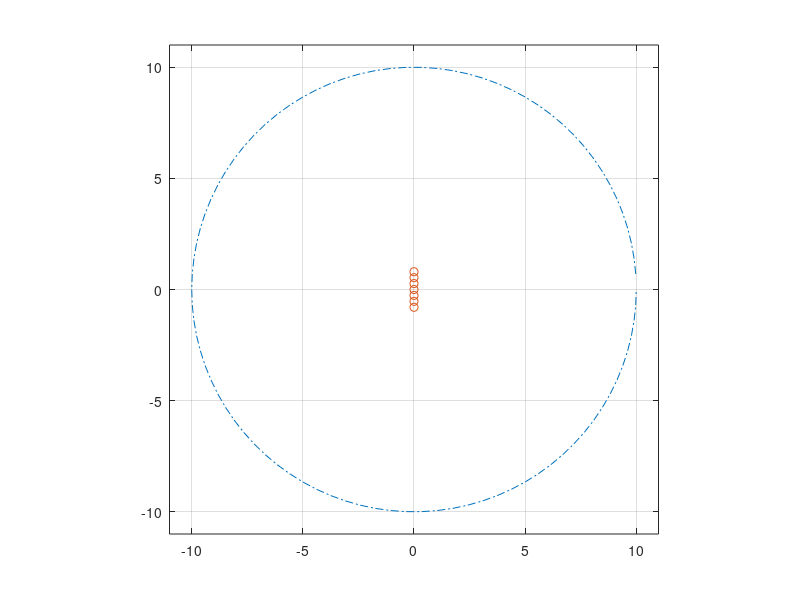

The MATLAB source for this figure: (Note: this script raises an error after producing the figure.)
clear all;
close all; 
clc;
%% const
Pa=1;
r=10;
ro=1.206;
c=340;
fs=48000;
tau=round(r*fs/c);
udeok=360;
x=zeros(udeok,2*tau);
bbbb=404;
gggg=2019;
M=3+mod(bbbb,8);
D=2-mod(bbbb,10)/10;
if M==1
    d=0;
else
    d=D/(M-1);
end
%% tacka 5
t=2*pi/90:2*pi/90:2*pi;
xizv=zeros(1,M);
yizv=(((1-M)/2):((M-1)/2))*d;
figure, plot(10*cos(t),10*sin(t),"-.", xizv, yizv, "o"), grid on, xlim([-11 11]), ylim([-11 11]), axis square
%% tacka 3 i 6
U=1+mod(bbbb,4);
p=zeros(udeok,M);
Teta=0:(2*pi/udeok):2*pi*(udeok-1)/udeok;
switch U
    case 1
        koef=ones(1,udeok);
    case 2
        koef=cos(Teta);
    case 3
        koef=(1+cos(Teta))/2;
    case 4
        koef=(1+3*cos(Teta))/4;
end
f=gggg*3-bbbb*8;
%% tacka 7.1
flo = 88.388;
freq=[];
while flo<=12000
    freq(end+1)=flo;
    flo=flo*2;
end
%% signaljenje
for i=1:udeok
    for j=1:M
        xkord=r*cos(Teta(i));
        ykord=r*sin(Teta(i))-(j-(M+1)/2)*d;
        R=sqrt(xkord^2 + ykord^2);
            x(i,round(R*fs/c))=x(i,round(R*fs/c))+sqrt(ro*c*Pa/(4*pi))*abs(koef(i)/R);
    end
    X(i,:)=fft(x(i,:));
end
%% tacka 7.2
figure, mmpolar(Teta,20*log10(X(:,round(2*f*tau/fs))./max(abs(X(:,round(2*f*tau/fs))))),'TTickDelta',30','RLimit',[0 -15],'TLimit',[-pi pi]),hold on
%% oktavni spekt
Y=zeros(length(freq)-1,height(X));
for i=1:height(X)
    for j=1:length(freq)-1
        Y(j,i)= sum(abs(X(i,round(2*freq(j)*tau/fs):round(2*freq(j+1)*tau/fs))).^2);
    end
end
for i=1:height(Y)
    figure, mmpolar(Teta,20*log10(Y(i,:)/max(abs(Y(i,:)))),'TTickDelta',30','RLimit',[0 -15],'TLimit',[-pi pi]), title("Oktavni spektar "+ num2str(125*(2^(i-1)))),hold on
end